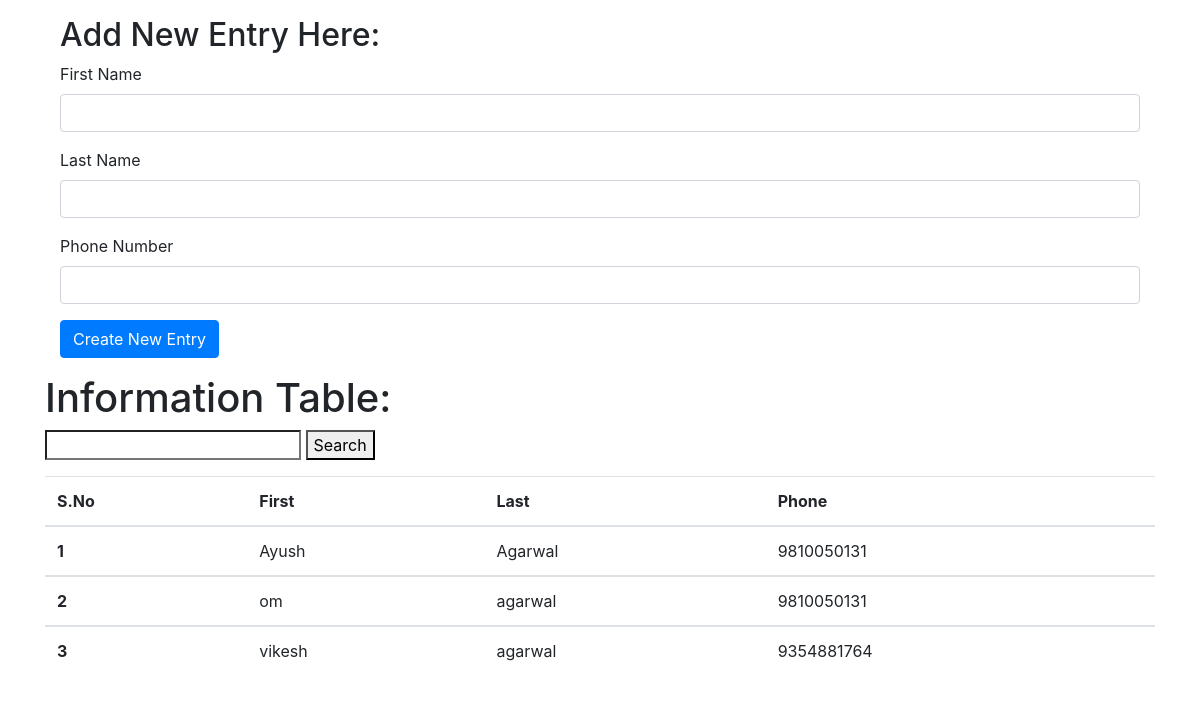
The app's page /, older data.
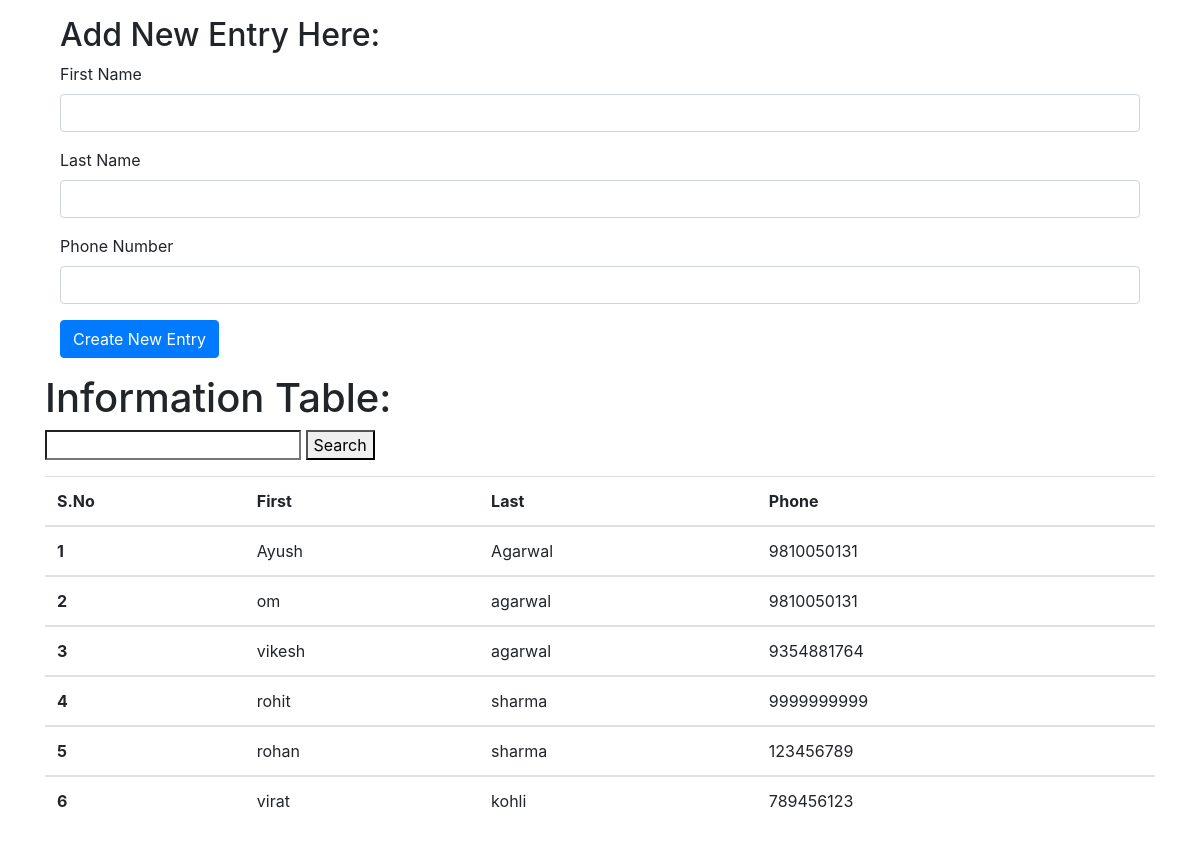
The same page, newer data.
### home/models.py (models this page shows, shortened)
class table(models.Model):
    sno= models.AutoField(primary_key=True)
    first= models.CharField(max_length=100)
    last= models.CharField(max_length=100)
    phone= models.CharField(max_length=13)

### home/views.py (the view)
# urls.py: path('',views.home,name='home'),
def home(request):
    tables= table.objects.all()
    context={'tables':tables}
    return render(request,'index.html',context)

### templates/index.html (shortened to what this page needs)
<!doctype html>
<html lang="en">
<head>
    <link rel="stylesheet" href="https://stackpath.bootstrapcdn.com/bootstrap/4.5.0/css/bootstrap.min.css"
>
</head>
<body>
    <div class="container my-3">
        <div class="container my-3">
        <h2>Add New Entry Here:</h2>
        <form action="/create/" method="post">
  <div class="form-group">
    <label for="exampleInputEmail1">First Name</label>
    <input type="text" class="form-control" name="first" id="exampleInputEmail1" aria-describedby="emailHelp">
  </div>
  <div class="form-group">
    <label for="exampleInputEmail1">Last Name</label>
    <input type="text" class="form-control" name="last" id="exampleInputEmail1" aria-describedby="emailHelp">
  </div>
  <div class="form-group">
    <label for="exampleInputEmail1">Phone Number</label>
    <input type="text" class="form-control" name="phone" id="exampleInputEmail1" aria-describedby="emailHelp">
  </div>
  <button type="submit" class="btn btn-primary">Create New Entry</button>
</form>
    </div>
        <h1>Information Table:</h1>
        <form action="/search" method="get">
        <input type="search" name="search">
        <button type="submit">Search</button>
    </form>
        <table class="table my-3">
            <thead>
                <tr>
                    <th scope="col" name=sno>S.No</th>
                    <th scope="col" name=first>First</th>
                    <th scope="col" name=last>Last</th>
                    <th scope="col" name=phone>Phone</th>
                </tr>
            </thead>
            {% for table in tables %}
            <tbody>
                <tr>
                    <th scope="row">{{table.sno}}</th>
                    <td>{{table.first}}</td>
                    <td>{{table.last}}</td>
                    <td>{{table.phone}}</td>
                </tr>
            </tbody>
            {% endfor %}
        </table>
    </div>
</body>
</html>

Row changes from the older to the newer data that the page shows:
added table: sno "4", first "rohit", last "sharma", phone "9999999999"
added table: sno "5", first "rohan", last "sharma", phone "123456789"
added table: sno "6", first "virat", last "kohli", phone "789456123"
